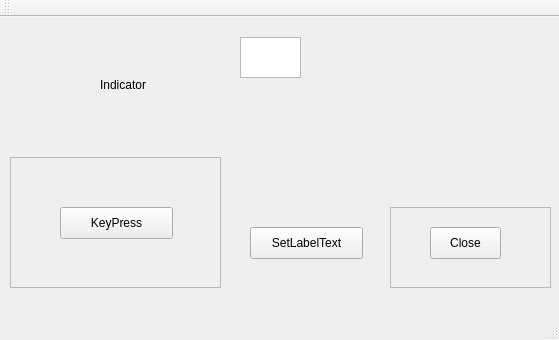
<?xml version="1.0" encoding="UTF-8"?>
<ui version="4.0">
 <class>MainWindow</class>
 <widget class="QMainWindow" name="MainWindow">
  <property name="geometry">
   <rect>
    <x>0</x>
    <y>0</y>
    <width>559</width>
    <height>340</height>
   </rect>
  </property>
  <property name="windowTitle">
   <string>MainWindow</string>
  </property>
  <widget class="QWidget" name="centralWidget">
   <widget class="QFrame" name="frame_1">
    <property name="geometry">
     <rect>
      <x>390</x>
      <y>190</y>
      <width>161</width>
      <height>81</height>
     </rect>
    </property>
    <property name="frameShape">
     <enum>QFrame::StyledPanel</enum>
    </property>
    <property name="frameShadow">
     <enum>QFrame::Raised</enum>
    </property>
    <widget class="QPushButton" name="close_button">
     <property name="geometry">
      <rect>
       <x>40</x>
       <y>20</y>
       <width>71</width>
       <height>32</height>
      </rect>
     </property>
     <property name="text">
      <string>Close</string>
     </property>
    </widget>
   </widget>
   <widget class="QFrame" name="frame_2">
    <property name="geometry">
     <rect>
      <x>10</x>
      <y>140</y>
      <width>211</width>
      <height>131</height>
     </rect>
    </property>
    <property name="frameShape">
     <enum>QFrame::StyledPanel</enum>
    </property>
    <property name="frameShadow">
     <enum>QFrame::Raised</enum>
    </property>
    <widget class="QPushButton" name="KeyButton">
     <property name="geometry">
      <rect>
       <x>50</x>
       <y>50</y>
       <width>113</width>
       <height>32</height>
      </rect>
     </property>
     <property name="text">
      <string>KeyPress</string>
     </property>
    </widget>
   </widget>
   <widget class="QLabel" name="myQLabel">
    <property name="geometry">
     <rect>
      <x>100</x>
      <y>60</y>
      <width>91</width>
      <height>16</height>
     </rect>
    </property>
    <property name="text">
     <string>Indicator</string>
    </property>
   </widget>
   <widget class="QPushButton" name="setTextButton">
    <property name="geometry">
     <rect>
      <x>250</x>
      <y>210</y>
      <width>113</width>
      <height>32</height>
     </rect>
    </property>
    <property name="text">
     <string>SetLabelText</string>
    </property>
   </widget>
   <widget class="QGraphicsView" name="redLED">
    <property name="geometry">
     <rect>
      <x>240</x>
      <y>20</y>
      <width>61</width>
      <height>41</height>
     </rect>
    </property>
   </widget>
  </widget>
  <widget class="QMenuBar" name="menuBar">
   <property name="geometry">
    <rect>
     <x>0</x>
     <y>0</y>
     <width>559</width>
     <height>22</height>
    </rect>
   </property>
  </widget>
  <widget class="QToolBar" name="mainToolBar">
   <attribute name="toolBarArea">
    <enum>TopToolBarArea</enum>
   </attribute>
   <attribute name="toolBarBreak">
    <bool>false</bool>
   </attribute>
  </widget>
  <widget class="QStatusBar" name="statusBar"/>
 </widget>
 <layoutdefault spacing="6" margin="11"/>
 <resources/>
 <connections/>
</ui>
